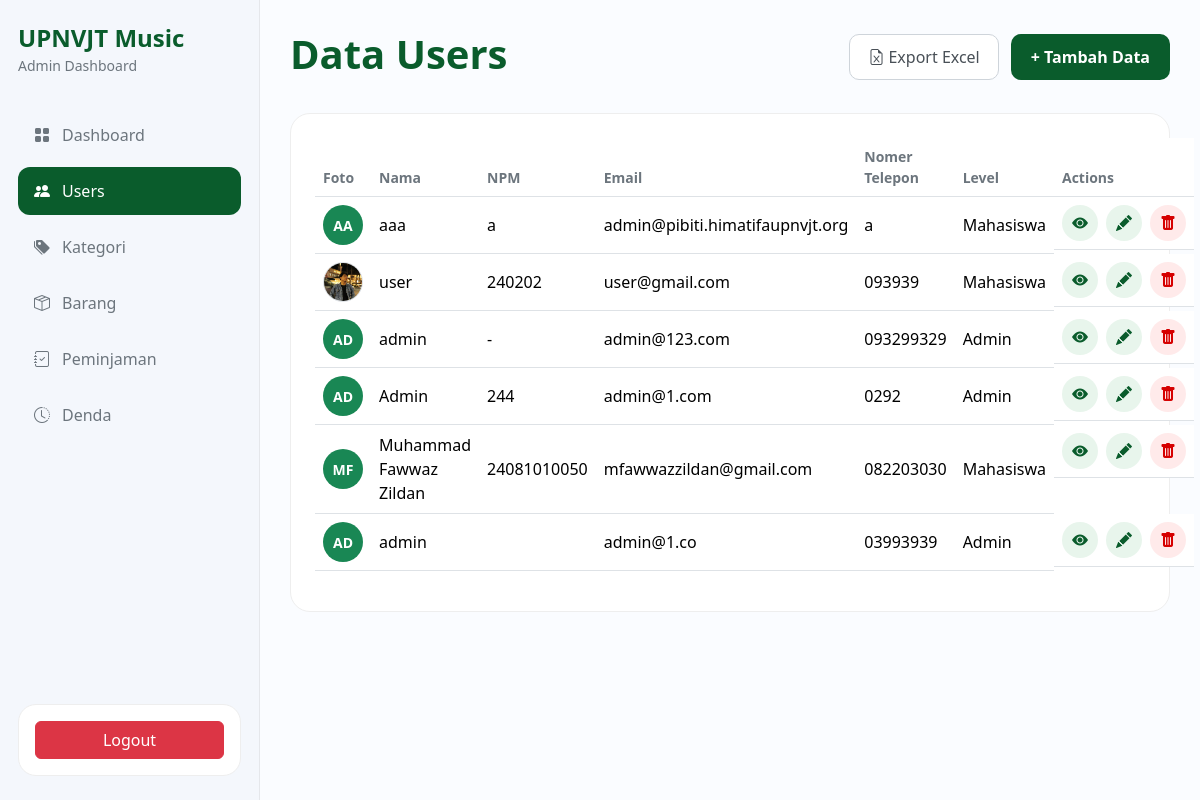
/admin/mahasiswa.php, run on an earlier commit of the app's database.
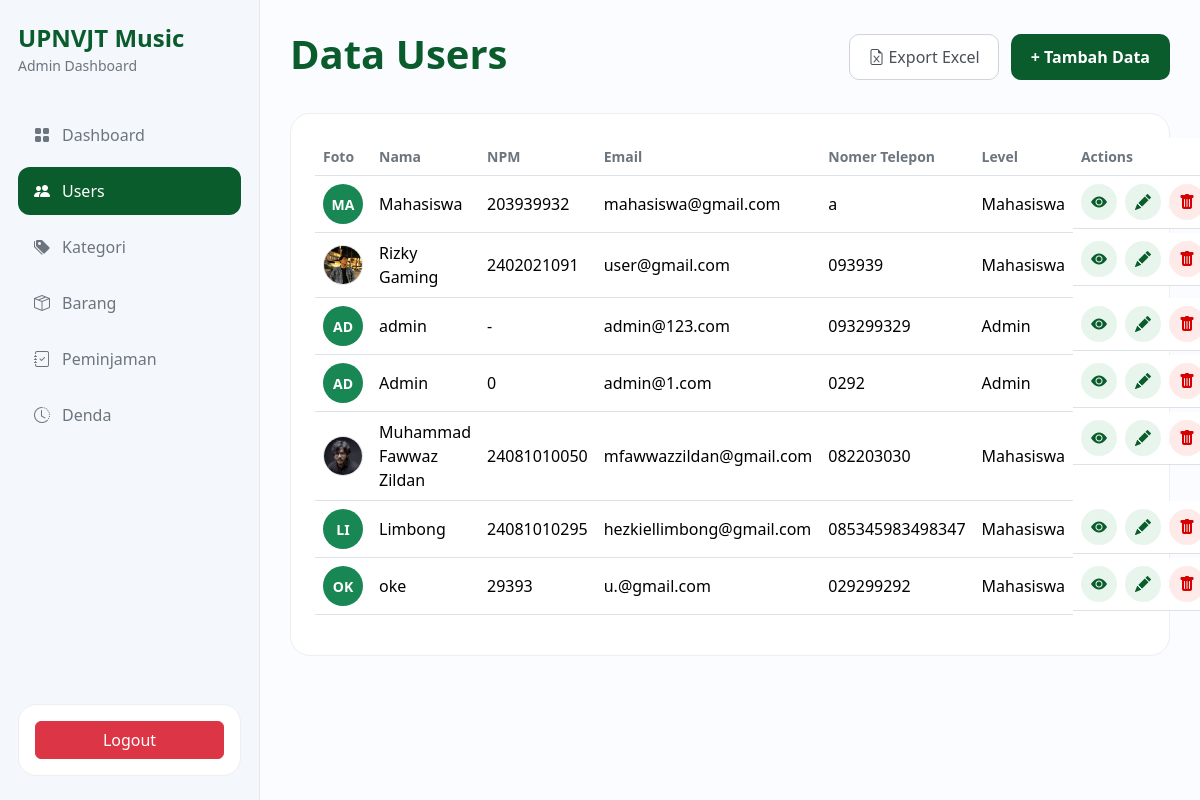
And on a later commit of the database.
### tables this page shows
CREATE TABLE IF NOT EXISTS `users` (
  `id_user` int NOT NULL AUTO_INCREMENT,
  `nama` varchar(100) NOT NULL,
  `npm` varchar(50) DEFAULT NULL,
  `email` varchar(50) DEFAULT NULL,
  `telp` varchar(20) NOT NULL,
  `password` varchar(255) NOT NULL,
  `foto` varchar(255) DEFAULT NULL,
  `level` enum('Admin','Super_Admin','Mahasiswa') NOT NULL DEFAULT 'Mahasiswa',
  PRIMARY KEY (`id_user`),
  UNIQUE KEY `npm` (`npm`)
);

### admin/mahasiswa.php (the view, shortened to what this page needs)
<!DOCTYPE html>
<html lang="en">
<head>
    <link href="https://cdn.jsdelivr.net/npm/bootstrap@5.3.3/dist/css/bootstrap.min.css" rel="stylesheet">
    <link href="https://cdn.jsdelivr.net/npm/bootstrap-icons@1.11.3/font/bootstrap-icons.css" rel="stylesheet">
    <link rel="stylesheet" href="admin.css">
</head>
<body>
    <div class="admin-layout">
        <?php include 'assets/navbar.php' ?>
        <main class="content-admin">
            <div class="topbar-admin">
                <div>
                    <h1>Data Users</h1>
                </div>
                <div class="top-buttons">
                    <a href="?action=export_excel" class="btn btn-export text-decoration-none d-inline-flex align-items-center justify-content-center gap-1">
                        <i class="bi bi-file-earmark-excel"></i> Export Excel
                    </a>
                    <button class="btn-add" data-bs-toggle="modal" data-bs-target="#modalTambah">
                        + Tambah Data
                    </button>
                </div>
            </div>
            <div>
                <div class="table-card">
                    <table class="table align-middle">
                        <thead>
                            <tr>
                                <th>Foto</th>
                                <th>Nama</th>
                                <th>NPM</th>
                                <th>Email</th>
                                <th>Nomer Telepon</th>
                                <th>Level</th>
                                <th>Actions</th>
                            </tr>
                        </thead>
                        <tbody>
                            <?php
                            $query = mysqli_query($conn, "SELECT * FROM users");
                            while ($data = mysqli_fetch_assoc($query)) {
                                $avatar_path = "../admin/img_users/" . $data['foto'];
                                $kata = explode(' ', trim($data['nama']));
                                $inisial = (count($kata) >= 2) ? strtoupper(substr($kata[0], 0, 1) . substr($kata[1], 0, 1)) : strtoupper(substr($data['nama'], 0, 2));
                            ?>
                                <tr>
                                    <td>
                                        <?php if (!empty($data['foto']) && file_exists($avatar_path)): ?>
                                            <img src="<?= $avatar_path; ?>" alt="User" class="object-fit-cover rounded-circle border" style="width: 40px; height: 40px;">
                                        <?php else: ?>
                                            <div class="d-flex align-items-center justify-content-center text-white fw-bold bg-success rounded-circle small" style="width: 40px; height: 40px;">
                                                <?= $inisial; ?>
                                            </div>
                                        <?php endif; ?>
                                    </td>
                                    <td><?= htmlspecialchars($data['nama']); ?></td>
                                    <td><?= htmlspecialchars($data['npm']); ?></td>
                                    <td><?= htmlspecialchars($data['email']); ?></td>
                                    <td><?= htmlspecialchars($data['telp']); ?></td>
                                    <td><?= htmlspecialchars($data['level']); ?></td>
                                    <td class="d-flex gap-2">
                                        <button class="btn-success-action" data-bs-toggle="modal" data-bs-target="#view<?= $data['id_user']; ?>">
                                            <i class="bi bi-eye-fill"></i>
                                        </button>
                                        <button class="btn-success-action" data-bs-toggle="modal" data-bs-target="#edit<?= $data['id_user']; ?>">
                                            <i class="bi bi-pencil-fill"></i>
                                        </button>
                                        <button class="btn-danger-action" data-bs-toggle="modal" data-bs-target="#hapus<?= $data['id_user']; ?>">
                                            <i class="bi bi-trash-fill"></i>
                                        </button>
                                    </td>
                                </tr>
                            <?php } ?>
                        </tbody>
                    </table>
                </div>
            </div>
        </main>
    </div>
</body>
</html>

What changed in the data, as far as the page shows it:
removed users: nama "AD", nama "admin", email "admin@1.co", telp "03993939", level "Admin"
changed users: nama "AA" → "MA"; nama "aaa" → "Mahasiswa"; npm "a" → "203939932"; email "admin@pibiti.himatifaupnvjt.org" → "mahasiswa@gmail.com"
changed users "user@gmail.com": nama "user" → "Rizky Gaming"; npm "240202" → "2402021091"
changed users "admin@1.com": npm "244" → "0"
changed users "Muhammad Fawwaz Zildan": foto: picture added; foto empty → "6a22a2d32b537.jpg" (drawn); nama "MF" → (not shown)
added users: nama "LI", nama "Limbong", npm "24081010295", email "hezkiellimbong@gmail.com", telp "085345983498347", level "Mahasiswa"
added users: nama "OK", nama "oke", npm "29393", email "u.@gmail.com", telp "029299292", level "Mahasiswa"
